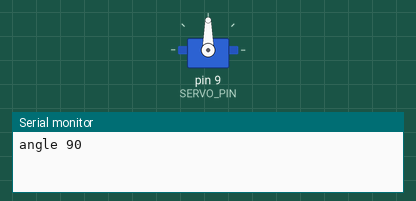
The sketch below on a simulated Arduino Uno, built with avr-gcc and run on an emulated ATmega328P. On the bench: servo, the last lines printed to the serial monitor.

Above: at 0.05 s.
At 1.85 s:
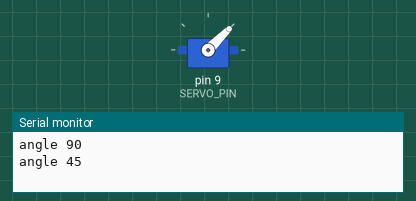
At 3.65 s:
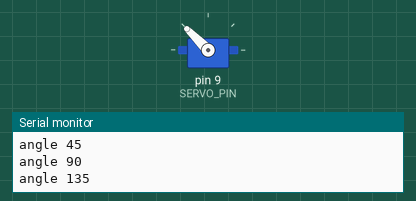
At 7.2 s:
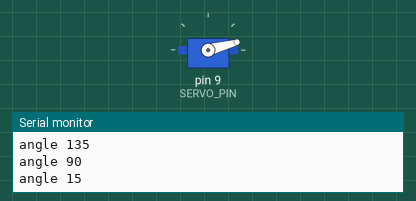
Timing chart, 0 to 13.5 s (numbered marks = the images above):
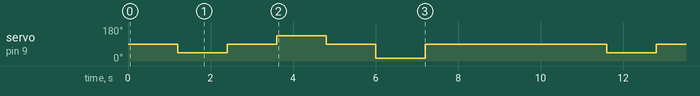

The sketch:

servo_test.ino
```cpp
#include <Servo.h>

const int SERVO_PIN = 9;
const bool REATTACH = true;               // attach -> move -> detach on every step
const int POSITIONS[] = {90, 45, 90, 135, 90, 15, 90};
Servo diverter;

void setup() {
  Serial.begin(115200);
  if (!REATTACH) diverter.attach(SERVO_PIN);
}

void loop() {
  for (int angle : POSITIONS) {
    Serial.print("angle ");
    Serial.println(angle);
    if (REATTACH) diverter.attach(SERVO_PIN);
    diverter.write(angle);
    delay(700);                           // time for the arm to arrive
    if (REATTACH) diverter.detach();      // stops the pulses; the arm goes slack
    delay(500);
  }
  Serial.println("--- cycle done ---");
  delay(2000);
}
```

Measured:
- by itself, servo on pin 9 (SERVO_PIN): repeats every 10.4 s: 90° 1.2 s, 135° 1.2 s, 90° 1.2 s, 15° 1.2 s, 90° 4.4 s, 45° 1.2 s
